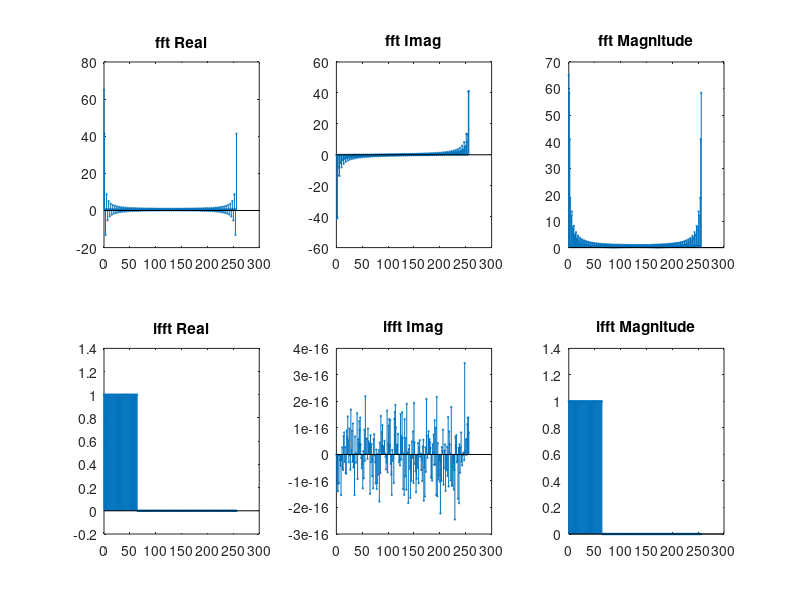

Write the MATLAB code that produced this figure.
t = 0:1:256;
x= 1.*((t>=0)-(t>64))+0.*((t>=64)-(t>256));

xfft = fft(x);
yifft = ifft(xfft);

x1 = abs(xfft);
x2 = real(xfft);
x3 = imag(xfft);

y1 = abs(yifft);
y2 = real(yifft);
y3 = imag(yifft);


figure;
subplot(2,3,1);
stem(t,x2,'MarkerSize',1)
title("fft Real");
subplot(2,3,2);
stem(t,x3,'MarkerSize',1)
title("fft Imag");
subplot(2,3,3);
stem(t,x1,'MarkerSize',1)
title("fft Magnitude");

subplot(2,3,4);
stem(t,y2,'MarkerSize',1)
title("ifft Real");
subplot(2,3,5);
stem(t,y3,'MarkerSize',1)
title("ifft Imag");
subplot(2,3,6);
stem(t,y1,'MarkerSize',1)
title("ifft Magnitude");